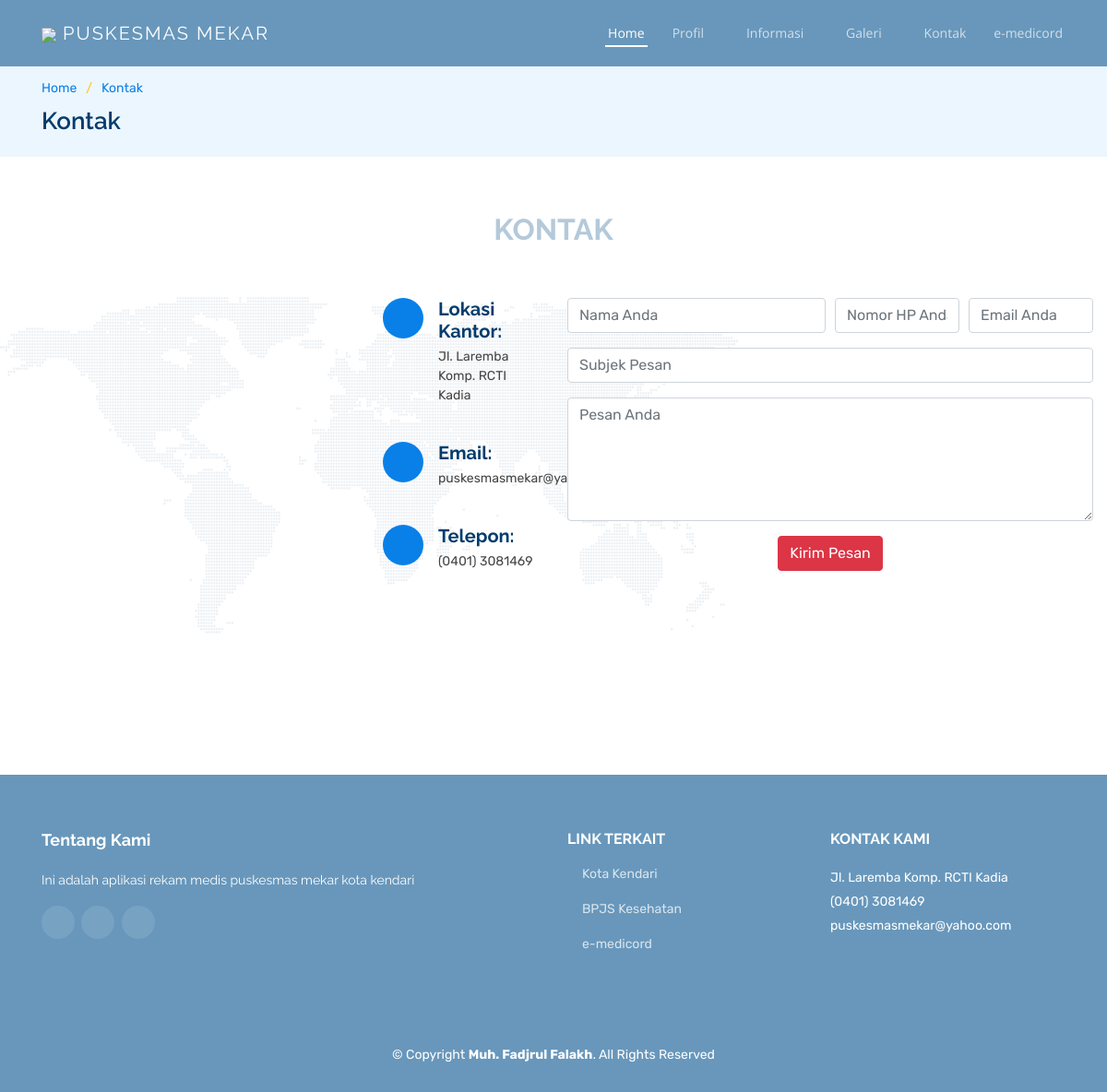
/index.php/page/contact, run on the app's committed database.
### tables this page shows
CREATE TABLE `tbl_setting` (
  `setting_id` int(11) NOT NULL,
  `setting_appname` varchar(100) NOT NULL,
  `setting_short_appname` varchar(10) NOT NULL,
  `setting_owner_name` varchar(100) NOT NULL,
  `setting_phone` varchar(30) NOT NULL,
  `setting_email` varchar(100) NOT NULL,
  `setting_address` text NOT NULL,
  `setting_logo` varchar(100) NOT NULL,
  `setting_background` varchar(150) NOT NULL,
  `setting_instagram` varchar(150) NOT NULL,
  `setting_facebook` varchar(150) NOT NULL,
  `setting_youtube` varchar(150) NOT NULL,
  `setting_about` text DEFAULT NULL,
  `setting_key_aes` varchar(300) NOT NULL,
  `setting_key_speck` varchar(300) NOT NULL,
  `createtime` datetime NOT NULL
);

CREATE TABLE `tbl_web_link` (
  `link_id` int(11) NOT NULL,
  `link_name` varchar(50) NOT NULL,
  `link_url` text NOT NULL,
  `link_image` text NOT NULL,
  `createtime` datetime NOT NULL
);

### application/helpers/site_helper.php (called while the page is built, shortened)
<?php
    if(!function_exists('TemplateLandingPage')){
        function TemplateLandingPage($data, $view, $viewCategory){
            switch($viewCategory){
                default:
                    get_instance()->load->view($view);
                    get_instance()->load->view("landing_page/template/footer");
            }
        }
    }
    if(!function_exists('getSetting')){
        function getSetting(){
            $setting = get_instance()->m_setting->fetch_setting();
            return $setting;
        }
    }
?>

### application/controllers/Page.php (called while the page is built, shortened)
<?php
class Page extends CI_Controller {
    public function contact(){
		$data['setting']             = getSetting();
		$data['link']                = $this->m_link->read('','','');
		$data['news_category']       = $this->m_news_category->read('','','');
		$view         = "landing_page/page/contact";
		$viewCategory = "all";
		TemplateLandingPage($data, $view, $viewCategory);
	}
}

### index.php (called while the page is built, shortened)
<?php
require_once BASEPATH.'core/CodeIgniter.php';

### application/models/M_setting.php (called while the page is built, shortened)
<?php
class M_setting extends CI_Model {
    public function fetch_setting() {
        $this->db->select("*");
        $this->db->from('tbl_setting');
        $this->db->where('setting_id', 1);
        $query = $this->db->get();
        if ($query->num_rows() > 0) {
            foreach ($query->result() as $row) {
                $data[] = $row;
            }
            return $data;
        }
        return false;
    }
}
?>

### application/models/M_link.php (called while the page is built, shortened)
<?php
class M_link extends CI_Model {
    public function read($limit, $start, $key) {
        $this->db->select('*');
        $this->db->from('tbl_web_link');
        $query = $this->db->get();
        if ($query->num_rows() > 0) {
            foreach ($query->result() as $row) {
                $data[] = $row;
            }
            return $data;
        }
        return null;
    }
}
?>

### application/views/landing_page/page/contact.php (the view, shortened to what this page needs)
 <section id="breadcrumbs" class="breadcrumbs">
    <div class="container">
        <ol>
            <li><a href="<?php echo site_url('LandingPage')?>">Home</a></li>
            <li><a href="#">Kontak</a></li>
        </ol>
        <h2>Kontak</h2>
    </div>
</section>
<main id="main">
<section id="contact" class="contact">
    <div class="container-fluid" data-aos="fade-up">
        <div class="section-title">
            <h2>Kontak</h2>
        </div>
        <div class="row mt-1 d-flex justify-content-end" data-aos="fade-right" data-aos-delay="100">
            <div class="col-lg-4">
                <iframe src="https://www.google.com/maps/embed?pb=!1m18!1m12!1m3!1d497.5224134464673!2d122.4984860124531!3d-3.9834999971029514!2m3!1f0!2f0!3f0!3m2!1i1024!2i768!4f13.1!3m3!1m2!1s0x2d98f2bff90d1e31%3A0x48d77d8b9ff2e3f6!2sPUSKESMAS%20Mekar!5e0!3m2!1sid!2sid!4v1669787474787!5m2!1sid!2sid" width="600" height="450" style="border:0;" allowfullscreen="" loading="lazy"></iframe>
            </div>
            <div class="col-lg-2">
                <div class="info">
                    <div class="address">
                        <i class="icofont-google-map"></i>
                        <h4>Lokasi Kantor:</h4>
                        <p><?php echo $setting[0]->setting_address;?></p>
                    </div>
                    <div class="email">
                        <i class="icofont-envelope"></i>
                        <h4>Email:</h4>
                        <p><?php echo $setting[0]->setting_email;?></p>
                    </div>
                    <div class="phone">
                        <i class="icofont-phone"></i>
                        <h4>Telepon:</h4>
                        <p><?php echo $setting[0]->setting_phone;?></p>
                    </div>
                </div>
            </div>
            <div class="col-lg-6 mt-5 mt-lg-0" data-aos="fade-left" data-aos-delay="100">
                <?php echo form_open_multipart("page/create_message")?>
                    <div class="form-row">
                        <div class="col-md-6 form-group">
                            <input type="text" name="message_name" class="form-control" id="name" placeholder="Nama Anda" data-rule="minlen:4" data-msg="Nama minimal 4 karakter" required/>
                        </div>
                        <div class="col-md-3 form-group">
                            <input type="text" class="form-control" name="message_phone" id="email" placeholder="Nomor HP Anda" data-rule="minlen:16" data-msg="Masukkan nomor telpon yang valid" required/>
                        </div>
                        <div class="col-md-3 form-group">
                            <input type="email" class="form-control" name="message_email" id="email" placeholder="Email Anda" data-rule="email" data-msg="Masukkan email anda yang valid" required/>
                        </div>
                    </div>
                    <div class="form-group">
                        <input type="text" class="form-control" name="message_subject" id="subject" placeholder="Subjek Pesan" data-rule="minlen:4" data-msg="Subject minimal 4-8 karakter" required/>
                    </div>
                    <div class="form-group">
                        <textarea class="form-control" name="message_text" rows="5" data-rule="required" data-msg="Tulis sesuatu dikolom pesan" placeholder="Pesan Anda" required></textarea>
                    </div>
                    <div class="text-center"><button class="btn btn-danger" type="submit">Kirim Pesan</button></div>
                <?php echo form_close(); ?>
            </div>
        </div>
    </div>
</section>
</main>

### application/views/landing_page/template/footer.php (shortened to what this page needs)
        <footer id="footer">
            <div class="footer-top">
                <div class="container">
                    <div class="row">
                        <div class="col-lg-6 col-md-6 footer-info">
                            <h3>Tentang Kami</h3>
                            <p><?php echo $setting[0]->setting_about;?></p>
                            <div class="social-links mt-3">
                                <a href="<?php echo $setting[0]->setting_facebook;?>" class="facebook"><i class="bx bxl-facebook"></i></a>
                                <a href="<?php echo $setting[0]->setting_instagram;?>" class="instagram"><i class="bx bxl-instagram"></i></a>
                                <a href="<?php echo $setting[0]->setting_youtube;?>" class="youtube"><i class="bx bxl-youtube"></i></a>
                            </div>
                        </div>
                        <div class="col-lg-3 col-md-6 footer-links">
                            <h4>Link Terkait</h4>
                            <ul>
                                <?php foreach($link as $l){ ?>
                                <li><i class="bx bx-chevron-right"></i> <a target="_blank" href="<?php echo $l->link_url;?>"><?php echo $l->link_name;?></a></li>
                                <?php }?>
                            </ul>
                        </div>
                        <div class="col-lg-3 col-md-6 footer-contact">
                            <h4>Kontak Kami</h4>
                            <p>
                                <?php echo $setting[0]->setting_address;?> <br>
                                <?php echo $setting[0]->setting_phone;?><br>
                                <?php echo $setting[0]->setting_email;?><br>
                            </p>
                        </div>
                    </div>
                </div>
            </div>
            <div class="container">
                <div class="copyright">
                    &copy; Copyright <strong><span><?php echo $setting[0]->setting_owner_name;?></span></strong>. All Rights Reserved
                </div>
            </div>
        </footer>
	</body>
</html>

### assets/landing_page/css/style.css (style rules this page uses)
body { font-family: "Open Sans", sans-serif; color: #444444; }
a { color: #0880e8; }
h1, h2, h3, h4, h5, h6 { font-family: "Raleway", sans-serif; }
section { padding: 60px 0; overflow: hidden; }
.section-title { text-align: center; padding-bottom: 30px; }
.section-title h2 { font-size: 32px; font-weight: bold; text-transform: uppercase; margin-bottom: 20px; padding-bottom: 0; color: #054a85; }
.contact { background: url("../img/contact-bg.png") left center no-repeat; position: relative; }
.contact:before { content: ""; background: rgba(255, 255, 255, 0.7); position: absolute; bottom: 0; top: 0; left: 0; right: 0; }
.contact .info { width: 100%; }
.contact .info i { font-size: 20px; background: #0880e8; color: #fff; float: left; width: 44px; height: 44px; display: flex; justify-content: center; align-items: center; border-radius: 50px; transition: all 0.3s ease-in-out; }
.contact .info h4 { padding: 0 0 0 60px; font-size: 20px; font-weight: 700; margin-bottom: 5px; color: #043c6d; }
.contact .info p { padding: 0 0 0 60px; margin-bottom: 0; font-size: 14px; color: #444444; }
.contact .info .email, .contact .info .phone { margin-top: 40px; }
.breadcrumbs { padding: 15px 0; background: #ecf6fe; margin-top: 70px; }
.breadcrumbs h2 { font-size: 26px; font-weight: 600; color: #043c6d; }
.breadcrumbs ol { display: flex; flex-wrap: wrap; list-style: none; padding: 0 0 10px 0; margin: 0; font-size: 14px; }
.breadcrumbs ol li + li { padding-left: 10px; }
.breadcrumbs ol li + li::before { display: inline-block; padding-right: 10px; color: #ffc412; content: "/"; }
#footer { background: #6897bb; padding: 0 0 30px 0; color: #fff; font-size: 14px; }
#footer .footer-top { background: #6897bb; padding: 60px 0 30px 0; }
#footer .footer-top .footer-info { margin-bottom: 30px; }
#footer .footer-top .footer-info h3 { font-size: 18px; margin: 0 0 20px 0; padding: 2px 0 2px 0; line-height: 1; font-weight: 700; }
#footer .footer-top .footer-info p { font-size: 14px; line-height: 24px; margin-bottom: 0; font-family: "Raleway", sans-serif; color: #fff; }
#footer .footer-top .social-links a { font-size: 16px; display: inline-block; background: rgba(255, 255, 255, 0.1); color: #fff; line-height: 1; padding: 10px 0; margin-right: 4px; border-radius: 50%; text-align: center; width: 36px; height: 36px; transition: 0.3s; }
#footer .footer-top h4 { font-size: 16px; font-weight: bold; color: #fff; text-transform: uppercase; position: relative; padding-bottom: 12px; }
#footer .footer-top .footer-links { margin-bottom: 30px; }
#footer .footer-top .footer-links ul { list-style: none; padding: 0; margin: 0; }
#footer .footer-top .footer-links ul i { padding-right: 2px; color: #5db1f9; font-size: 18px; line-height: 1; }
#footer .footer-top .footer-links ul li { padding: 10px 0; display: flex; align-items: center; }
#footer .footer-top .footer-links ul li:first-child { padding-top: 0; }
#footer .footer-top .footer-links ul a { color: rgba(255, 255, 255, 0.75); transition: 0.3s; display: inline-block; line-height: 1; }
#footer .footer-top .footer-contact { margin-bottom: 30px; }
#footer .footer-top .footer-contact p { line-height: 26px; }
#footer .copyright { text-align: center; padding-top: 30px; }

### application/views/landing_page/template/header.php (style rules this page uses)
.fontRubik { font-family: 'Rubik', sans-serif; }

### data on the page
tbl_setting: setting_address "Jl. Laremba Komp. RCTI Kadia", setting_email "puskesmasmekar@yahoo.com", setting_phone "(0401) 3081469", setting_about "Ini adalah aplikasi rekam medis puskesmas mekar kota kendari", setting_owner_name "Muh. Fadjrul Falakh"
tbl_web_link: link_name "Kota Kendari"
tbl_web_link: link_name "BPJS Kesehatan"
tbl_web_link: link_name "e-medicord"
